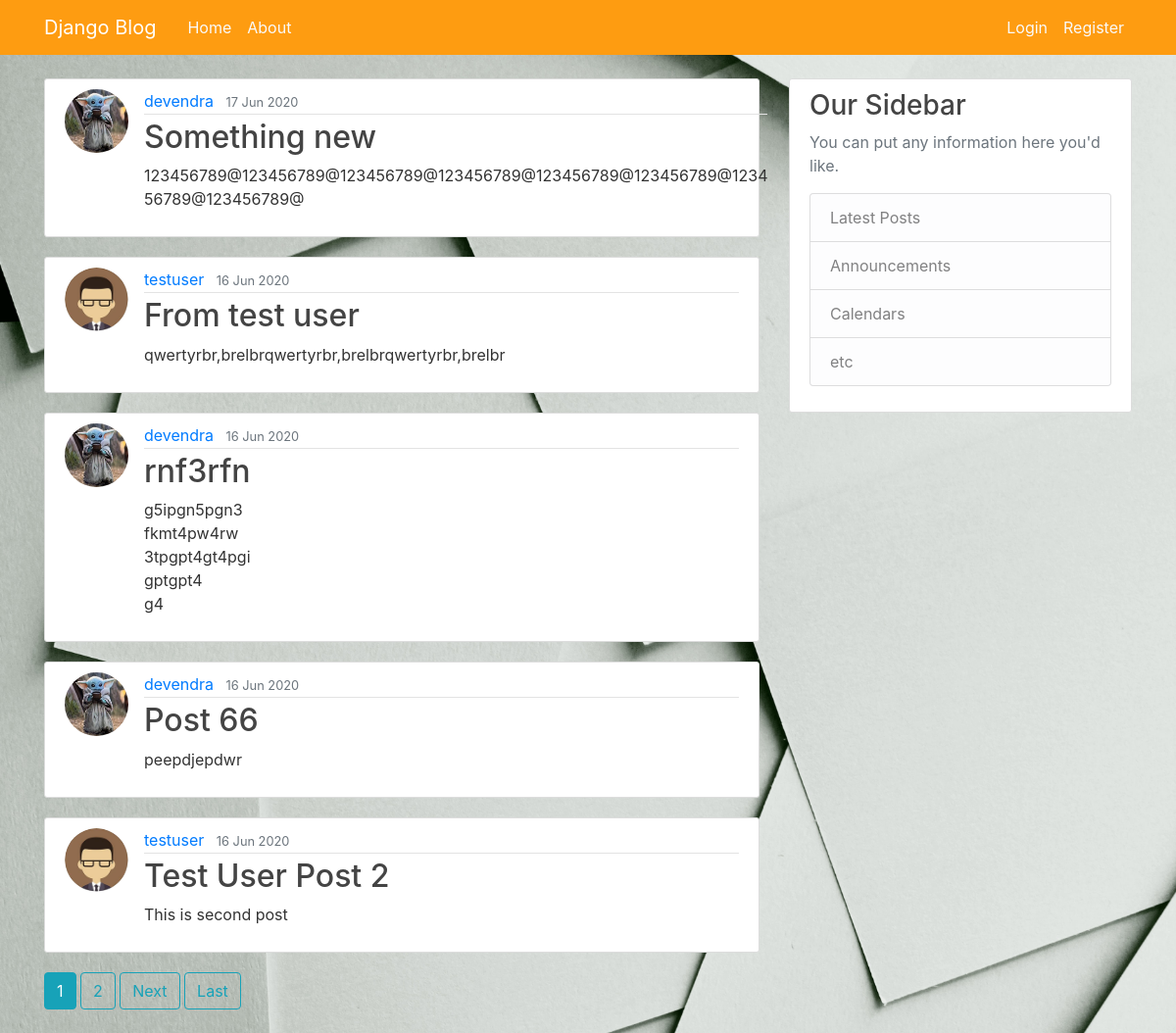
Screenshot of /blog/ with the database file from the repository.
### blog_app/models.py (models this page shows, shortened)
class Post(models.Model):
	title = models.CharField(max_length=100)
	content = models.TextField()
	date_posted = models.DateTimeField(default=timezone.now)
	author = models.ForeignKey(User,on_delete=models.CASCADE)

### users/models.py (models this page shows, shortened)
class Profile(models.Model):
	user = models.OneToOneField(User,on_delete=models.CASCADE)
	image = models.ImageField(default='default.jpg',upload_to='profile_pics')

### blog_app/views.py (the view)
# urls.py: path('', PostListView.as_view(),name='blog-home'),
class PostListView(ListView):
	model = Post
	template_name = 'blog_app/home.html' # <app>/<model>_<viewtype>.html
	context_object_name = 'posts'
	ordering = ('-date_posted')
	paginate_by = 5

### blog_app/templates/blog_app/home.html (shortened to what this page needs)
{% extends "blog_app/base.html" %}
{% block content %}
    {% for post in posts %}
        <article class="media content-section">
          <img class="rounded-circle article-img" src="{{ post.author.profile.image.url }}">
          <div class="media-body">
            <div class="article-metadata">
              <a class="mr-2" href="{% url 'user-post' post.author.username %}">{{ post.author }}</a>
              <small class="text-muted">{{ post.date_posted|date:"d M Y" }}</small>
            </div>
            <h2><a class="article-title" href="{% url 'post-detail' post.id %}">{{ post.title }}</a></h2>
            <p class="article-content">{{ post.content }}</p>
          </div>
        </article>
    {% endfor %}
    {% if is_paginated %}
      {% for num in page_obj.paginator.page_range %}
        {% if page_obj.number == num %}
          <a class="btn btn-info mb-4" href="?page={{ num }}"> {{num}} </a>
        {% elif num > page_obj.number|add:'-3' and num < page_obj.number|add:'3'%}
          <a class="btn btn-outline-info mb-4" href="?page={{ num }}"> {{num}} </a>
        {% endif %}
      {% endfor %}
      {% if page_obj.has_next %}
          <a class="btn btn-outline-info mb-4" href="?page={{ page_obj.next_page_number }}"> Next </a>
          <a class="btn btn-outline-info mb-4" href="?page={{ page_obj.paginator.num_pages }}"> Last </a>
      {% endif %}
    {% endif %}
{% endblock content %}

### blog_app/static/blog_app/main.css (style rules this page uses)
body { background: #fafafa; background-image: url('brandi-redd-aJTiW00qqtI-unsplash.jpg') ; background-repeat: no-repeat; background-size: 100% auto; color: #333333; margin-top: 5rem; }
h1, h2, h3, h4, h5, h6 { color: #444444; }
.content-section { background: #ffffff; padding: 10px 20px; border: 1px solid #dddddd; border-radius: 3px; margin-bottom: 20px; }
.article-title { color: #444444; }
.article-content { white-space: pre-line; }
.article-img { height: 65px; width: 65px; margin-right: 16px; }
.article-metadata { padding-bottom: 1px; margin-bottom: 4px; border-bottom: 1px solid #e3e3e3 }

### rows the page displays
Post: author.profile.image (picture), author "devendra", date_posted "17 Jun 2020", title "Something new", content "123456789@123456789@123456789@123456789@123456789@123456789@1234 56789@123456789@"
Post: author.profile.image (picture), author "testuser", date_posted "16 Jun 2020", title "From test user", content "qwertyrbr,brelbrqwertyrbr,brelbrqwertyrbr,brelbr"
Post: author.profile.image (picture), author "devendra", date_posted "16 Jun 2020", title "rnf3rfn", content "g5ipgn5pgn3 fkmt4pw4rw 3tpgpt4gt4pgi gptgpt4 g4"
Post: author.profile.image (picture), author "devendra", date_posted "16 Jun 2020", title "Post 66", content "peepdjepdwr"
Post: author.profile.image (picture), author "testuser", date_posted "16 Jun 2020", title "Test User Post 2", content "This is second post"

### other values shown
{{ num }} "1"
{{ num }} "2"
